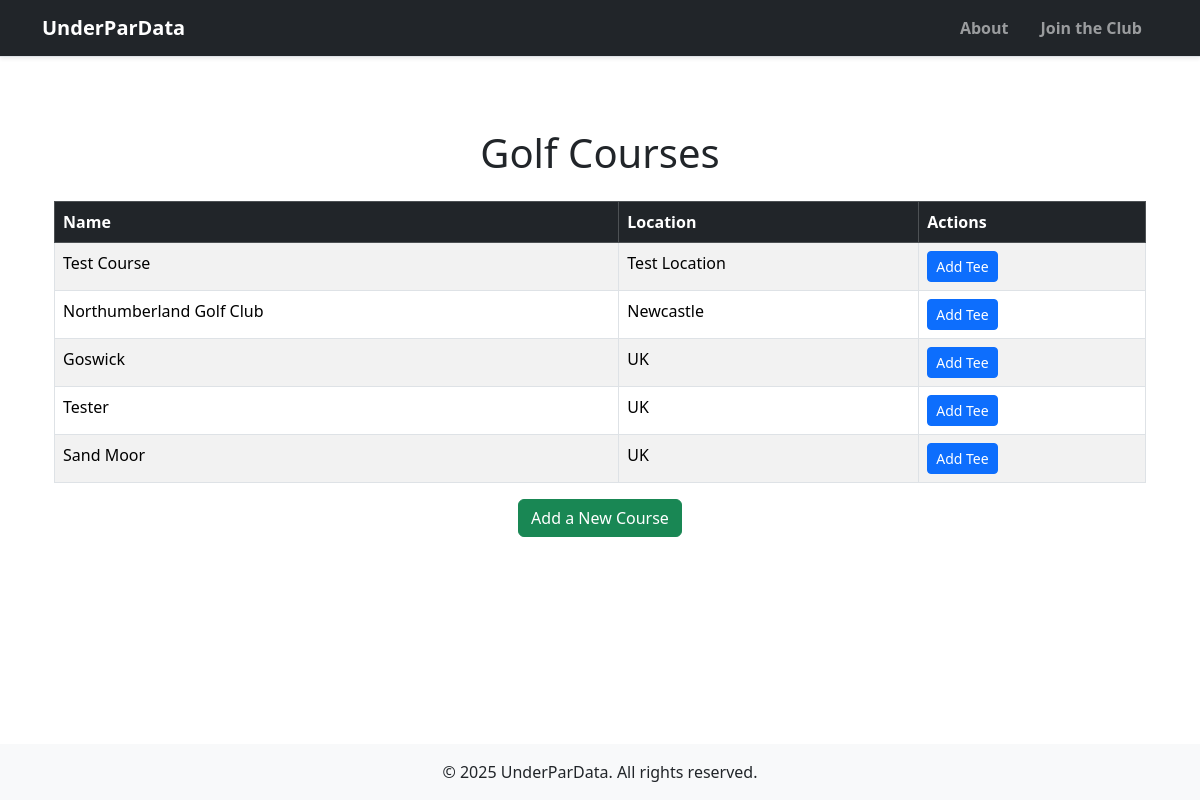
Screenshot of /courses with the database file from the repository.
### models/course.py (models this page shows)
class Course(db.Model):
    __tablename__ = 'courses'
    courseID = db.Column(db.Integer, primary_key=True)
    name = db.Column(db.String(120), nullable=False)
    location = db.Column(db.String(200))
    tees = relationship("Tee", back_populates="course", cascade="all, delete-orphan")
    holes = relationship("Hole", back_populates="course", cascade="all, delete-orphan")
    rounds = db.relationship("Round", back_populates="course")

### app.py (the view)
@app.route('/courses')
def view_courses():
    courses = Course.query.all()
    return render_template('courses.html', courses=courses)

### templates/courses.html (shortened to what this page needs)
{% extends "base.html" %}
{% block content %}
<div class="container mt-5">
    <h1 class="text-center mb-4">Golf Courses</h1>
    <table class="table table-striped table-bordered">
        <thead class="table-dark">
            <tr>
                <th>Name</th>
                <th>Location</th>
                <th>Actions</th>
            </tr>
        </thead>
        <tbody>
            {% for course in courses %}
            <tr>
                <td>{{ course.name }}</td>
                <td>{{ course.location }}</td>
                <td>
                    <a href="{{ url_for('add_tee', course_id=course.courseID) }}" class="btn btn-primary btn-sm">Add Tee</a>
                </td>
            </tr>
            {% endfor %}
        </tbody>
    </table>
    <div class="text-center mt-3">
        <a href="/add_course" class="btn btn-success">Add a New Course</a>
    </div>
</div>
{% endblock %}

### templates/base.html (shortened to what this page needs)
<!DOCTYPE html>
<html lang="en">
<head>
  <link
    rel="stylesheet"
    href="https://cdn.jsdelivr.net/npm/bootstrap@5.3.3/dist/css/bootstrap.min.css"
  />
  <link
    rel="stylesheet"
    href="https://cdn.jsdelivr.net/npm/animate.css@4.1.1/animate.min.css"
  />
  <link rel="stylesheet" href="{{ url_for('static', filename='styles.css') }}">
</head>
<body class="d-flex flex-column min-vh-100">
  <nav class="navbar navbar-expand-lg navbar-dark bg-dark shadow-sm border-bottom">
    <div class="container">
      <a class="navbar-brand fw-bold" href="/">
        UnderParData
      </a>
      <div class="collapse navbar-collapse" id="navbarNav">
        <ul class="navbar-nav ms-auto">
          <li class="nav-item">
            <a class="nav-link fw-semibold px-3" href="/about">About</a>
          </li>
          <li class="nav-item">
            <a class="nav-link fw-semibold px-3" href="/join">Join the Club</a>
          </li>
        </ul>
      </div>
    </div>
  </nav>
  <div class="container my-4 flex-grow-1">
    {% block content %}{% endblock %}
  </div>
  <footer class="bg-light text-center text-lg-start mt-auto">
    <div class="text-center p-3">
      &copy; 2025 UnderParData. All rights reserved.
    </div>
  </footer>
</body>
</html>

### static/styles.css (style rules this page uses)
.navbar { border-color: #ddd; }

### rows the page displays
Course: name "Test Course", location "Test Location"
Course: name "Northumberland Golf Club", location "Newcastle"
Course: name "Goswick", location "UK"
Course: name "Tester", location "UK"
Course: name "Sand Moor", location "UK"
